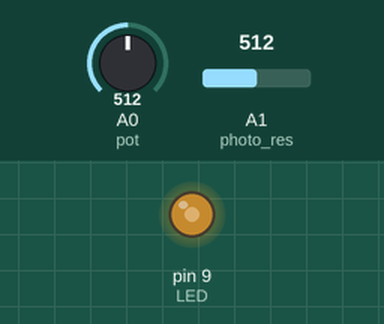
Simulated run of this sketch. Board: Arduino Uno, built with avr-gcc and run on an emulated ATmega328P. Shown: output pins drawn as LEDs (lit = HIGH). The test bench sets the inputs (shaded band); at power-on: A0 (pot) = 512, A1 (photo_res) = 512. What the sketch prints to the serial monitor is not drawn.

Above: at 1.2 s.
1.3 s: A0 (pot) set to 716
At 1.9 s:
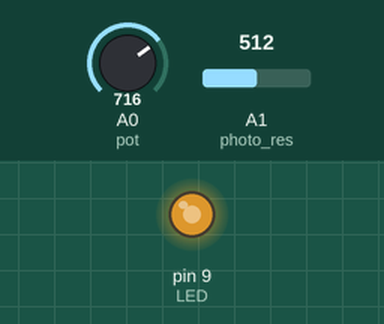
2.8 s: A0 (pot) set to 900
At 3.5 s:
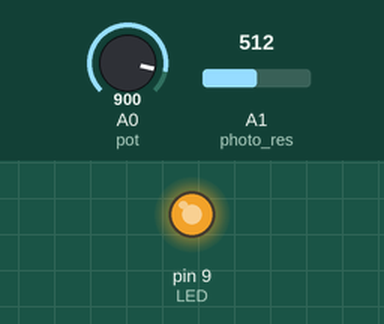
4.3 s: A0 (pot) set to 122
At 5.1 s:
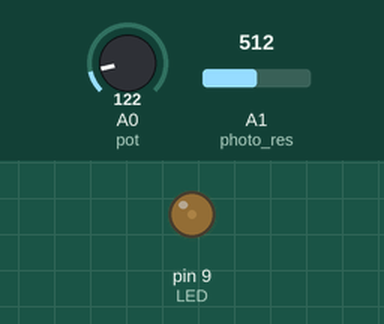
5.8 s: A0 (pot) set to 0
At 6.7 s:
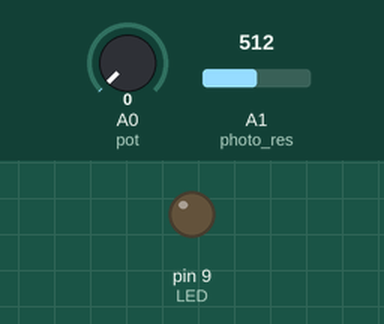
Timing chart, 0 to 8.3 s (numbered marks = the images above; inputs shaded):
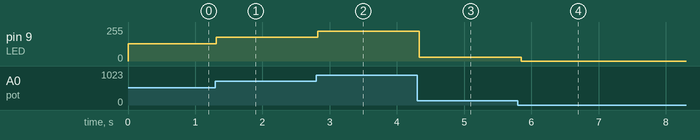

Measured:
- after the input at 1.3 s, pin 9 (LED): 128/255 → 179/255 at once
- after the input at 2.8 s, pin 9 (LED): 179/255 → 225/255 at once
- after the input at 4.3 s, pin 9 (LED): 225/255 → 30/255 at once
- after the input at 5.8 s, pin 9 (LED): 30/255 → 0/255 after 0.05 s

The sketch:

TP1_1.7.ino
```cpp
int LED = 9; //Créatio du port 9 pour la led
int pot = A0; //Création du port A0 pour le potentiomètre
int pot_value = 0; //création de la variable pot_value
int intensite = 0; //Création de la variable intensite
int photo_res = A1; //Création du port A1 pour photo_res
int lumi = 0; //Création de la variable lumi

void setup() {
  pinMode(LED, OUTPUT); //Initialisation de led en sortie
  pinMode(pot, INPUT); //Initialisation du potentiomètre en entrée
  Serial.begin(9600); //Connexion au moniteur 9600
  pinMode(photo_res, INPUT); //Initialisation de photo_res en entrée
}

void loop() {
  pot_value = analogRead(pot); //pot_value vaus la valeur lue de pot
  lumi = analogRead(photo_res); //lumi vaut la valeur lue de photo_res
  Serial.println(lumi); //écrire sur le moniteur les valeurs de lumi en passant des lignes
  intensite = pot_value/4; //intesite vaut la valeur de pot_value diviser par 4
  analogWrite(LED, intensite); //mettre la luminosité de la led a la valeur de intensite
  delay(50); //attendre 50ms
}
```
